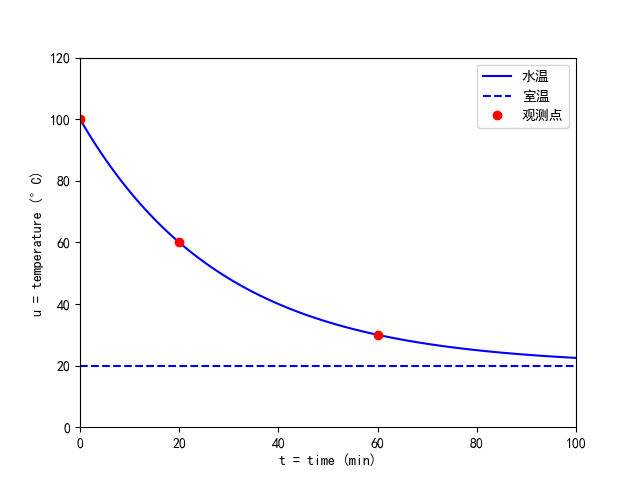

The Python source for this figure:
import numpy as np
import matplotlib.pyplot as plt

plt.rcParams['font.sans-serif'] = ['SimHei']  
plt.rcParams['axes.unicode_minus'] = False    

t = np.linspace(0, 100, 101)
k = np.log(2) / 20
u = 20 + 80 * np.exp(-k * t)
u0 = np.zeros_like(t) + 20

plt.plot(t, u, 'b-', label='水温')
plt.plot(t, u0, 'b--', label='室温')
plt.plot([0, 20, 60], [100, 60, 30], 'ro', label='观测点')
plt.xlabel('t = time (min)')
plt.ylabel('u = temperature (°C)')
plt.legend()
plt.axis([0, 100, 0, 120])
plt.show()
